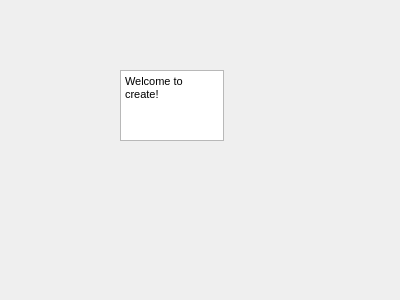
<?xml version="1.0" encoding="UTF-8"?>
<ui version="4.0">
 <class>Form</class>
 <widget class="QWidget" name="Form">
  <property name="geometry">
   <rect>
    <x>0</x>
    <y>0</y>
    <width>400</width>
    <height>300</height>
   </rect>
  </property>
  <property name="windowTitle">
   <string>Form</string>
  </property>
  <widget class="QTextEdit" name="textEdit">
   <property name="geometry">
    <rect>
     <x>120</x>
     <y>70</y>
     <width>104</width>
     <height>71</height>
    </rect>
   </property>
   <property name="html">
    <string>&lt;!DOCTYPE HTML PUBLIC &quot;-//W3C//DTD HTML 4.0//EN&quot; &quot;http://www.w3.org/TR/REC-html40/strict.dtd&quot;&gt;
&lt;html&gt;&lt;head&gt;&lt;meta name=&quot;qrichtext&quot; content=&quot;1&quot; /&gt;&lt;style type=&quot;text/css&quot;&gt;
p, li { white-space: pre-wrap; }
&lt;/style&gt;&lt;/head&gt;&lt;body style=&quot; font-family:'MS Shell Dlg 2'; font-size:8.25pt; font-weight:400; font-style:normal;&quot;&gt;
&lt;p style=&quot; margin-top:0px; margin-bottom:0px; margin-left:0px; margin-right:0px; -qt-block-indent:0; text-indent:0px;&quot;&gt;Welcome to create!&lt;/p&gt;&lt;/body&gt;&lt;/html&gt;</string>
   </property>
  </widget>
 </widget>
 <resources/>
 <connections/>
</ui>
